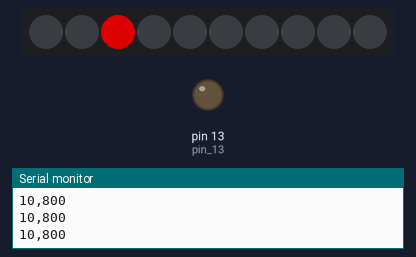
The sketch below on a simulated Arduino Uno, built with avr-gcc and run on an emulated ATmega328P. On the bench: 10 RGB LEDs in strip order, left to right, output pins drawn as LEDs (lit = HIGH), the last lines printed to the serial monitor. Dim RGB values are drawn brighter than linear.

Above: at 0.56 s.
At 1.11 s:
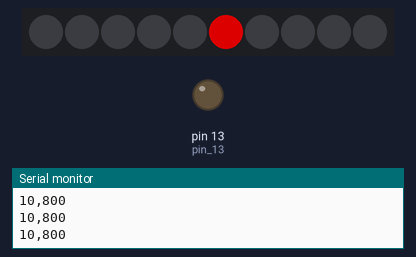
At 1.51 s:
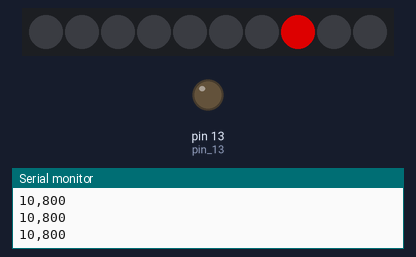
At 1.91 s:
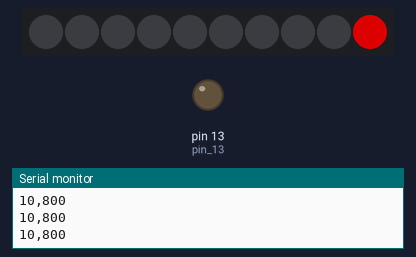

The sketch:

capTouchWithLEDWave.ino
```cpp
// Cap touch pins D2 to D3 and neopixels on D6 going through 74AHCT125 Quad Level-Shifter
// Serial output clamped

#include <CapacitiveSensor.h>
#include <Adafruit_NeoPixel.h>

int LEDPIN = 12; // WEMOS D1 mini D6 is GPIO12
int NUMPIXELS = 10;
Adafruit_NeoPixel pixels = Adafruit_NeoPixel(NUMPIXELS, LEDPIN, NEO_GRB + NEO_KHZ800);

int long startWaveTime = 0; // poorly chosen variable to keep track of LED motion along strip

CapacitiveSensor cs = CapacitiveSensor(4,0); //D2 to D3 is GPIO4 to GPIO0
void setup()
{
   pinMode(LED_BUILTIN, OUTPUT); // pin 13
   Serial.begin(9600);
   pixels.begin();
   for(int i=0;i<NUMPIXELS;i++){
    pixels.setPixelColor(i,50,0,100);
   }
   delay(500);
   pixels.clear();
   pixels.show();
}

void loop()
{
//    startWaveTime = millis();
    long start = millis();
    long total1 =  cs.capacitiveSensor(30);
    if(total1 < 800){
      Serial.print(total1);                 // print sensor output 1
    } else {
      Serial.print(800); // limit the mac value to not wash out graph with spikes
    }

    if (total1 > 150) {
      digitalWrite(LED_BUILTIN, HIGH);
      startWaveTime = millis();
    } else {
      digitalWrite(LED_BUILTIN, LOW);
    }

    Serial.print(",");
    Serial.println("800"); // set a constant max for serial plotting

    pixels.clear();
    if((floor(millis()-startWaveTime)/200) < NUMPIXELS){
      pixels.setPixelColor((floor(millis()-startWaveTime)/200), pixels.Color(150,0,0));
    }

    pixels.show();

    delay(20);                             // arbitrary delay to limit data to serial port
}
```
